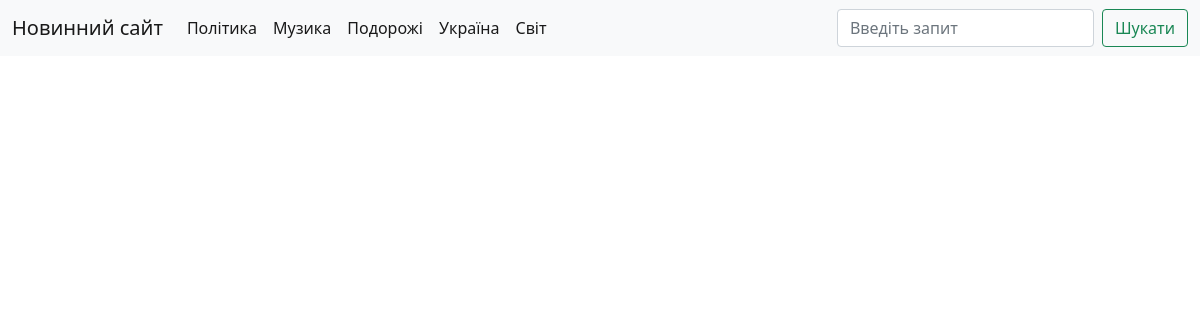
The page /category/1/ on the database as committed earlier.
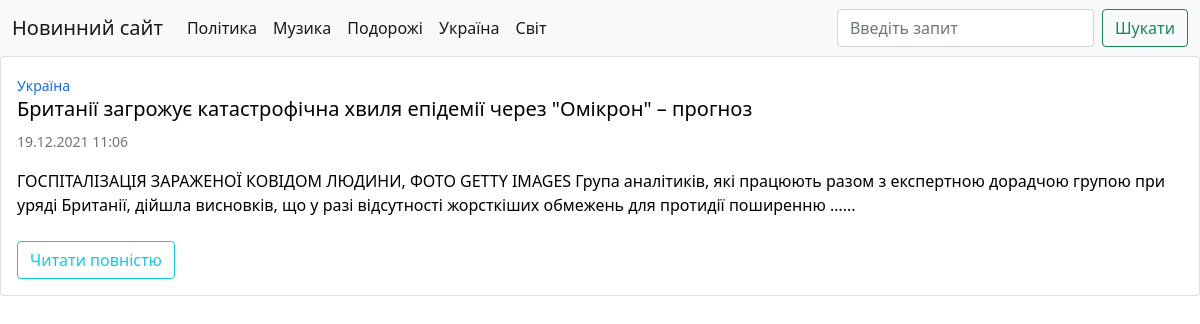
The same page on the database as committed later.
### news/models.py (models this page shows, shortened)
class Categories(models.Model):
    title = models.CharField(max_length=100, verbose_name='Категорія')
    class Meta:
        verbose_name = 'Категорія'
        verbose_name_plural = 'Категорії'
    def __str__(self):
        return self.title
    def get_absolute_url(self):
        return reverse('category', kwargs={'category_id': self.pk})

class News(models.Model):
    title = models.CharField(max_length=150, verbose_name='Назва статті')
    content = models.TextField(blank=True, verbose_name='Контент статті')
    created_at = models.DateTimeField(auto_now_add=True, verbose_name='Створено')
    updated_at = models.DateTimeField(auto_now=True, verbose_name='Оновлено')
    photo = models.ImageField(verbose_name='Фото', upload_to='media/%Y/%m/%d/', max_length=150, blank=True)
    is_published = models.BooleanField(default=True, verbose_name='Опубліковано')
    category = models.ForeignKey('Categories', on_delete=models.CASCADE, verbose_name='Категорія')
    class Meta:
        verbose_name = 'Новина'
        verbose_name_plural = 'Новини'
        ordering = ('created_at',)
    def get_absolute_url(self):
        return reverse('news_info', kwargs={'news_id': self.pk})

### news/views.py (the view)
# urls.py: path('category/<int:category_id>/', category_news, name='category'),
def category_news(request, category_id):
    news = News.objects.filter(id=category_id, is_published=True)
    category = Categories.objects.get(id=category_id)
    return render(request, 'category_news.html', {'news': news, 'category': category})

### news/templatetags/news_tags.py (called while the page is built)
@register.simple_tag(name='get_list_categories')
def get_category():
    return Categories.objects.all()

### news/templates/category_news.html (shortened to what this page needs)
{% extends 'base.html' %}

### templates/base.html (shortened to what this page needs)
<!doctype html>
<html lang="uk">
  <head>
	  <link href="https://cdn.jsdelivr.net/npm/bootstrap@5.1.3/dist/css/bootstrap.min.css" rel="stylesheet">
  </head>
  <body>
	  {% block navbar %}
		  {% include "inc/_navbar.html" %}
	  {% endblock %}
	  {% block content %}
		  {% for item in news %}
			  <div class="card mb-3" style="max-width: 100%; margin-bottom: auto; margin-top: auto">
				  <div class="row g-0">
					  {% if item.photo %}
					  <div class="col-md-3 " style="margin-top: auto; margin-bottom: auto">
						  <a href="{{ item.get_absolute_url }}">
							  <img src="{{ item.photo.url }}" class="img-fluid rounded-start" alt="...">
						  </a>
					  </div>
					  <div class="col">
						  <div class="card-body">
							  <a href="{% url 'category' item.category_id %}">
								  <p class="card-text"><small>{{ item.category }}</small></p>
							  </a>
							  <br>
							  <a href="{{ item.get_absolute_url }}" style="text-decoration: none; color: black">
								  <h5 class="card-title">{{ item.title }}</h5>
								  <p class="card-text"><small class="text-muted">{{ item.created_at|date:"d.m.Y  H:i" }}</small></p>
								  <p class="card-text">{{ item.content|safe|linebreaks|truncatewords:50 }}...</p>
							  </a>
							  <a href="{{ item.get_absolute_url }}">
								  <button type="button" class="btn btn-outline-info">Читати повністю</button>
							  </a>
						  </div>
					  </div>
					  {% else %}
					  <div class="col">
						  <div class="card-body">
							  <a href="{% url 'category' item.category_id %}" style="text-decoration: none">
								  <p class="card-text"><small>{{ item.category }}</small></p>
							  </a>
							  <a href="{{ item.get_absolute_url }}" style="text-decoration: none; color: black">
								  <h5 class="card-title">{{ item.title }}</h5>
								  <p class="card-text"><small class="text-muted">{{ item.created_at|date:"d.m.Y  H:i" }}</small></p>
								  <p class="card-text">{{ item.content|safe|truncatewords:30 }}...</p>
							  </a>
							  <br>
							  <a href="{{ item.get_absolute_url }}">
								  <button type="button" class="btn btn-outline-info">Читати повністю</button>
							  </a>
						  </div>
					  </div>
					  {% endif %}
				  </div>
			  </div>
			  {% endfor %}
		  {% endblock %}
  </body>
</html>

### templates/inc/_navbar.html (shortened to what this page needs)
{% load news_tags %}
<nav class="navbar navbar-expand-lg navbar-light bg-light">
  <div class="container-fluid">
    <a class="navbar-brand" href="{% url 'home' %}">Новинний сайт</a>
    <div class="collapse navbar-collapse" id="navbarTogglerDemo03">
      <ul class="navbar-nav me-auto mb-2 mb-lg-0">
	  {% get_list_categories as categories %}
		  {% for category in categories %}
			  <li class="nav-item">
				  <a class="nav-link active" aria-current="page" href="{{ category.get_absolute_url }}">{{ category.title }}</a>
			  </li>
		  {% endfor %}
      </ul>
      <form class="d-flex">
        <input class="form-control me-2" type="search" placeholder="Введіть запит" aria-label="Введіть запит">
        <button class="btn btn-outline-success" type="submit">Шукати</button>
      </form>
    </div>
  </div>
</nav>

Rows that differ between the two databases and show on the page:
now on this page (row edited): News: category "Україна", title "Британії загрожує катастрофічна хвиля епідемії через \"Омікрон\" – прогноз", created_at "19.12.2021 11:06", content "ГОСПІТАЛІЗАЦІЯ ЗАРАЖЕНОЇ КОВІДОМ ЛЮДИНИ, ФОТО GETTY IMAGES Група аналітиків, які працюють разом з експертною дорадчою групою при уряді Британії, дійшла висновків, що у разі відсутності жорсткіших обмежень для протидії поширенню …"
